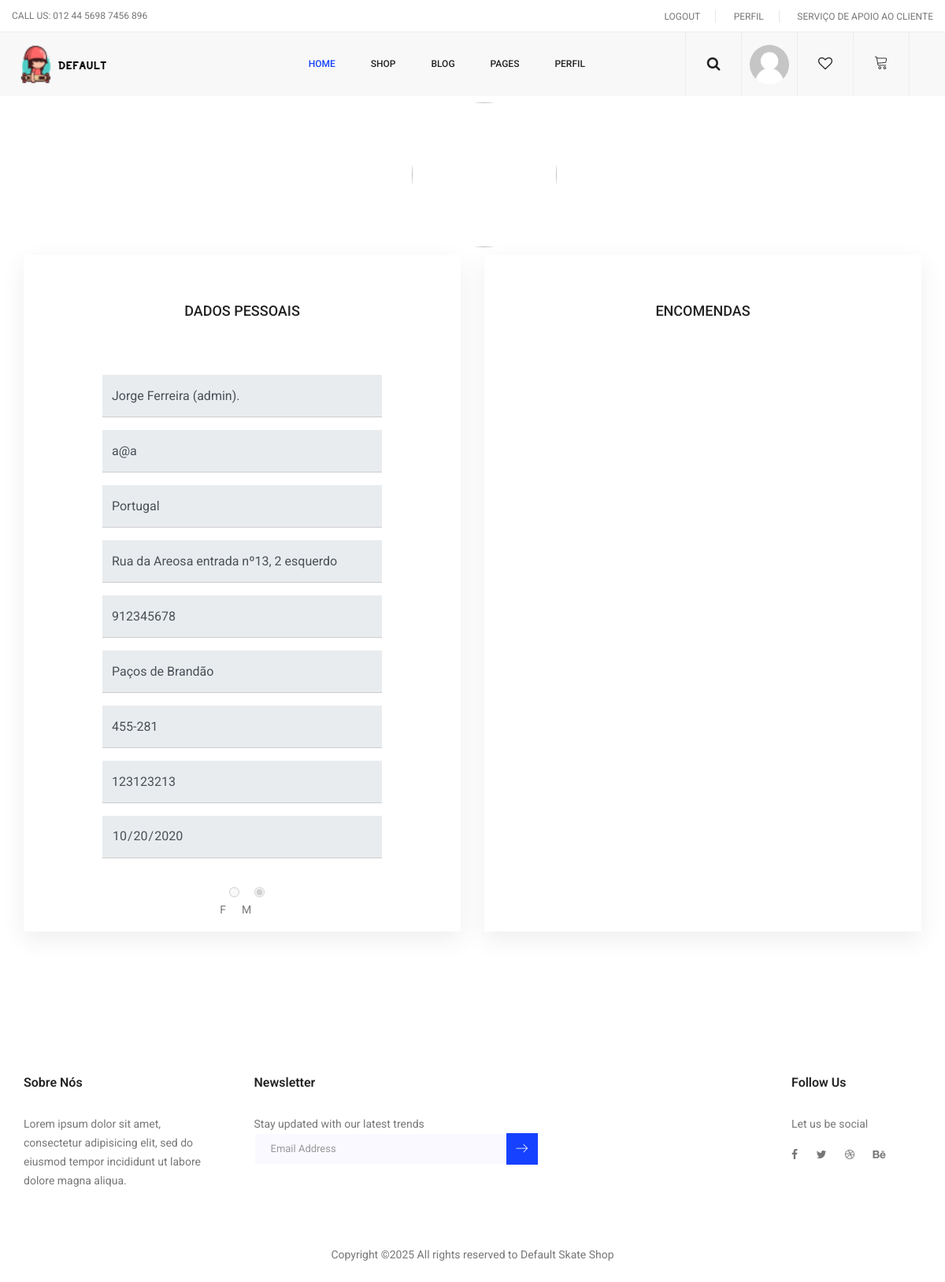
The app's page /pap/index.php?pagina=perfil_utilizador&cod_cliente=1 (signed in) with its own data.
### tables this page shows
CREATE TABLE `utilizador` (
  `cod_cliente` int(11) NOT NULL,
  `nome` varchar(255) NOT NULL,
  `morada` varchar(255) DEFAULT NULL,
  `telemovel` varchar(20) DEFAULT NULL,
  `localidade` varchar(255) DEFAULT NULL,
  `codigo_postal` varchar(30) DEFAULT NULL,
  `email` varchar(255) NOT NULL,
  `password` varchar(255) NOT NULL,
  `nome_foto` varchar(255) DEFAULT NULL,
  `tamanho_foto` int(11) DEFAULT NULL,
  `formato_foto` varchar(255) DEFAULT NULL,
  `dados_foto` longblob DEFAULT NULL,
  `pais` varchar(255) DEFAULT NULL,
  `nif` varchar(255) DEFAULT NULL,
  `genero` varchar(255) DEFAULT NULL,
  `data_nascimento` date DEFAULT NULL,
  `data_registo` datetime NOT NULL,
  `perfil` int(1) NOT NULL DEFAULT 0,
  `cod_validacao` tinyint(1) DEFAULT NULL
);

### pap/perfil_utilizador.php (the view, shortened to what this page needs)
	<html>
	<head>
	</head>
	<body>
				<?php
		$query="select * from utilizador where cod_cliente='".$_GET["cod_cliente"]."'";
			$result=mysqli_query($ligax,$query);
			while($registo=mysqli_fetch_assoc($result)){
				$nome=$registo['nome'];
				$email=$registo['email'];
				$pais=$registo['pais'];
				$morada=$registo['morada'];
				$telemovel=$registo['telemovel'];
				$localidade=$registo['localidade'];
				$codigo_postal=$registo['codigo_postal'];
				$nif=$registo['nif'];
				$data_nascimento=$registo['data_nascimento'];
				$genero=$registo['genero'];
				$nome_foto=$registo['nome_foto'];
			}
	?>
<section class="login_box_area p_120">
		<div class="container">
<div class="row">
		<div class="col-lg-12" align="center">
			<div class="login_box_img">
								<?php if($nome_foto==NULL):?>
						<img class="img-perfil" src="img/perfil.png">
						<?php else: ?>
							<img class="img-perfil	" src="showfile.php?cod_cliente=<?php echo $_GET['cod_cliente'];?>">
						<?php endif; ?>
						</div>
					</div>
				</div>
			<div class="row">
					<div class="col-lg-6">
						<div class="login_form_inner reg_form">
							<h3>Dados Pessoais</h3>
								<form class="row login_form" action="" enctype="multipart/form-data" method="POST" id="contactForm">
								<div class="col-md-12 form-group">
									<input type="text" disabled="disabled" class="form-control" id="nome" name="nome" value="<?php echo $nome ?>"  placeholder="Nome" required="required">
								</div>
								<div class="col-md-12 form-group">
									<input type="email" disabled="disabled"class="form-control" id="email" name="email" value="<?php echo $email ?>" placeholder="email" required="required" >
								</div>
								<div class="col-md-12 form-group">
									<input type="text" disabled="disabled"class="form-control" id="pais" name="pais" value="<?php echo $pais ?>" placeholder="País">
								</div>
								<div class="col-md-12 form-group">
									<input type="text"disabled="disabled" class="form-control" id="morada" name="morada" value="<?php echo $morada ?>"placeholder="Morada">
								</div>
								<div class="col-md-12 form-group">
									<input type="text" disabled="disabled"class="form-control" id="telemovel" name="telemovel" value="<?php echo $telemovel ?>"placeholder="Telemovel" >
								</div>
								<div class="col-md-12 form-group">
									<input type="text"disabled="disabled" class="form-control" id="localidade" name="localidade" value="<?php echo $localidade ?>"placeholder="Localidade">
								</div>
									<div class="col-md-12 form-group">
									<input type="text" disabled="disabled"class="form-control" id="codigo_postal" name="codigo_postal" value="<?php echo $codigo_postal ?>"placeholder="Codigo Postal" >
								</div>
								<div class="col-md-12 form-group">
									<input type="text" disabled="disabled"class="form-control" id="nif" name="nif" value="<?php echo $nif ?>" placeholder="NIF">
								</div>
									<div class="col-md-12 form-group">
									<input type="date"disabled="disabled" class="form-control" id="data_nascimento" name="data_nascimento" value="<?php echo $data_nascimento ?>" placeholder="nascimento" >
								</div>
								<div class="col-md-12 form-group">
									F&nbsp;<input type="radio" disabled="disabled" id="genero" name="genero" value='F' <?php if($genero=='F') echo "checked"; ?> >
									M&nbsp;<input type="radio" disabled="disabled" id="genero" name="genero" value ='M' <?php if($genero=='M') echo "checked"; ?> >
								</div>
					</div>
					</div>
<div class="col-lg-6">
						<div class="login_form_inner reg_form">
							<h3>Encomendas</h3>
					</div>
					</div>
					</div>
					</div>
				</section>

### pap/perfil_utilizador.php (style rules this page uses)
.img-perfil { border:block; border-radius:50%; height:184px; width:184px; margin:10px auto; object-fit:cover; object-position:50% 50% }

### records on screen
utilizador: nome "Jorge Ferreira (admin).", email "a@a", pais "Portugal", morada "Rua da Areosa entrada nº13, 2 esquerdo", telemovel "912345678", localidade "Paços de Brandão", codigo_postal "455-281", nif "123123213", data_nascimento "10/20/2020", genero "☑"
